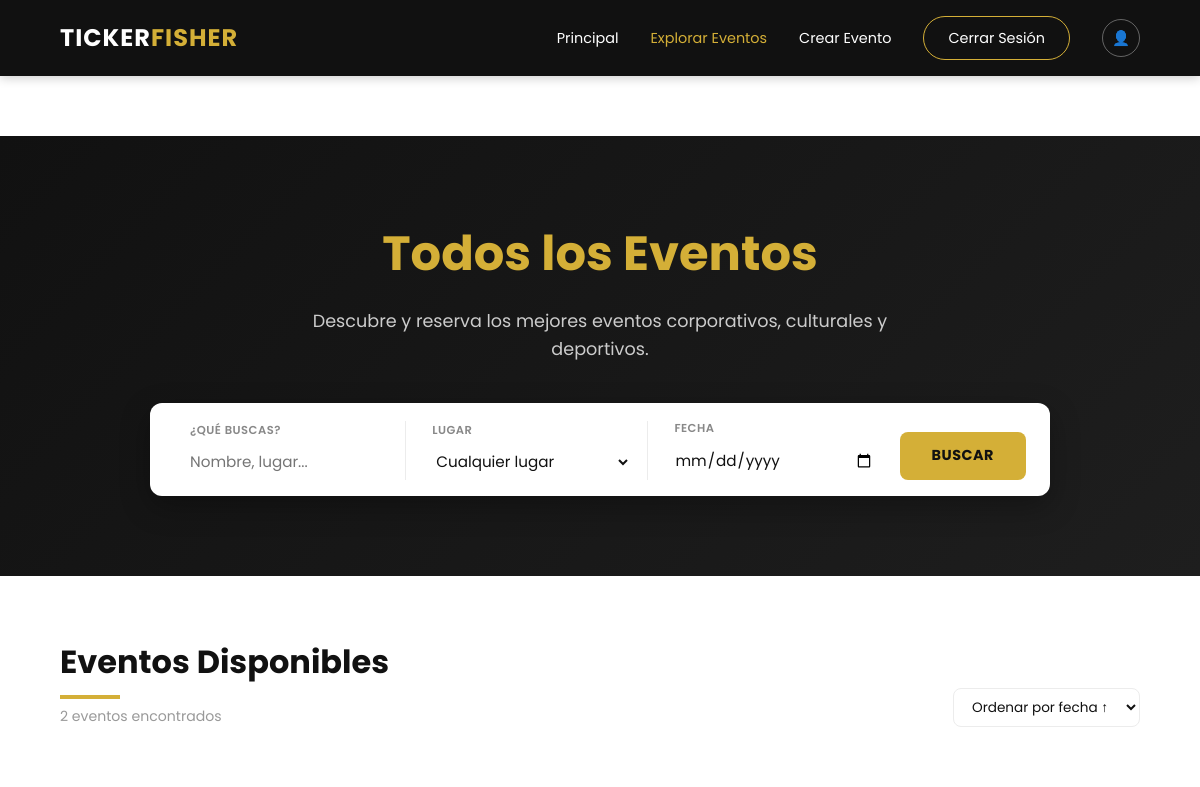
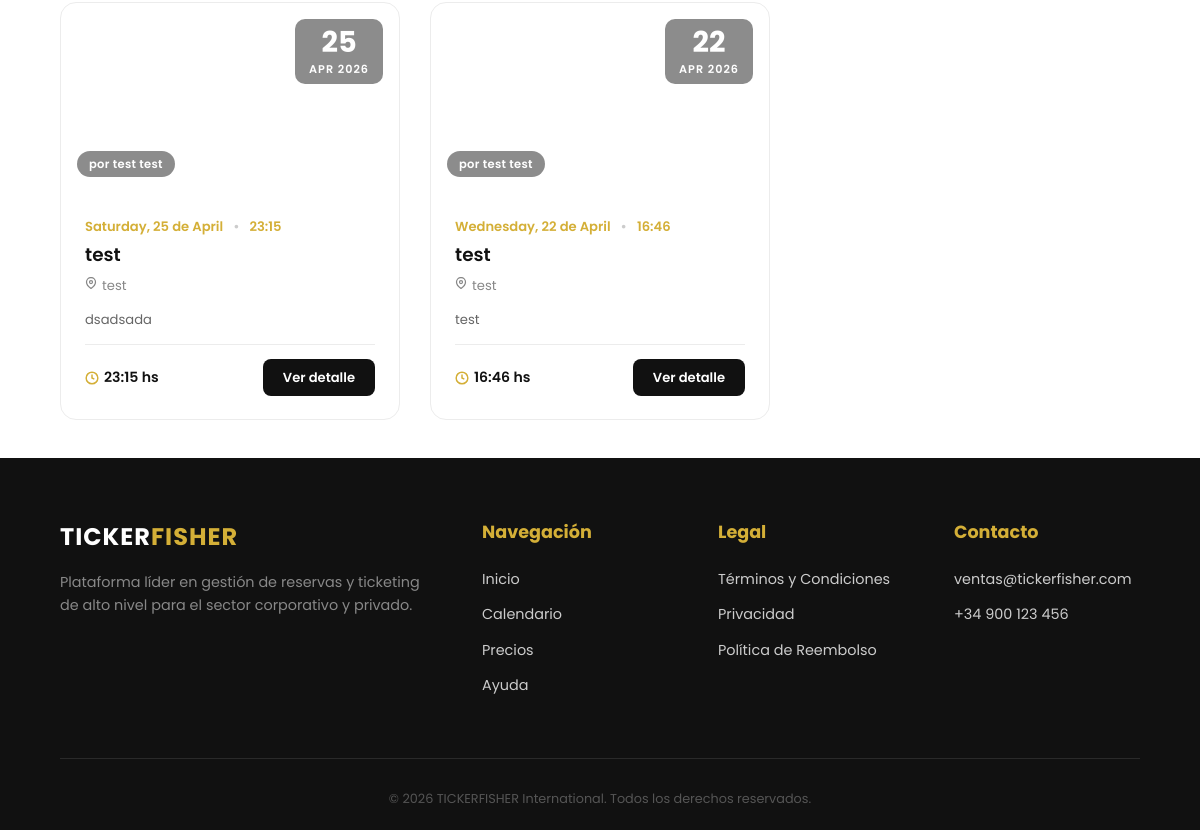
Before: /eventos/?categoria=Empresariales (signed in) with the older database file (2 pictures, top to bottom).
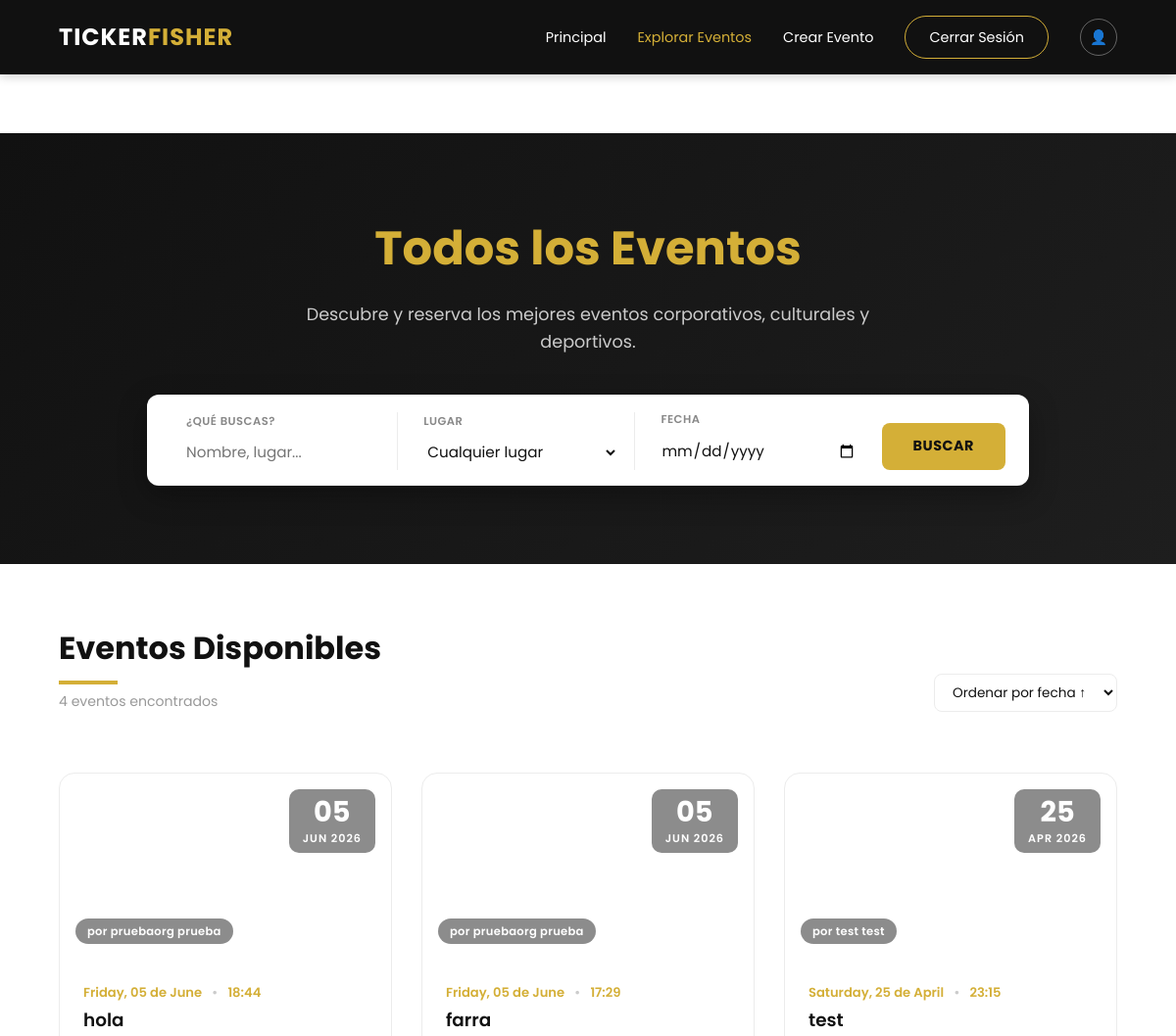
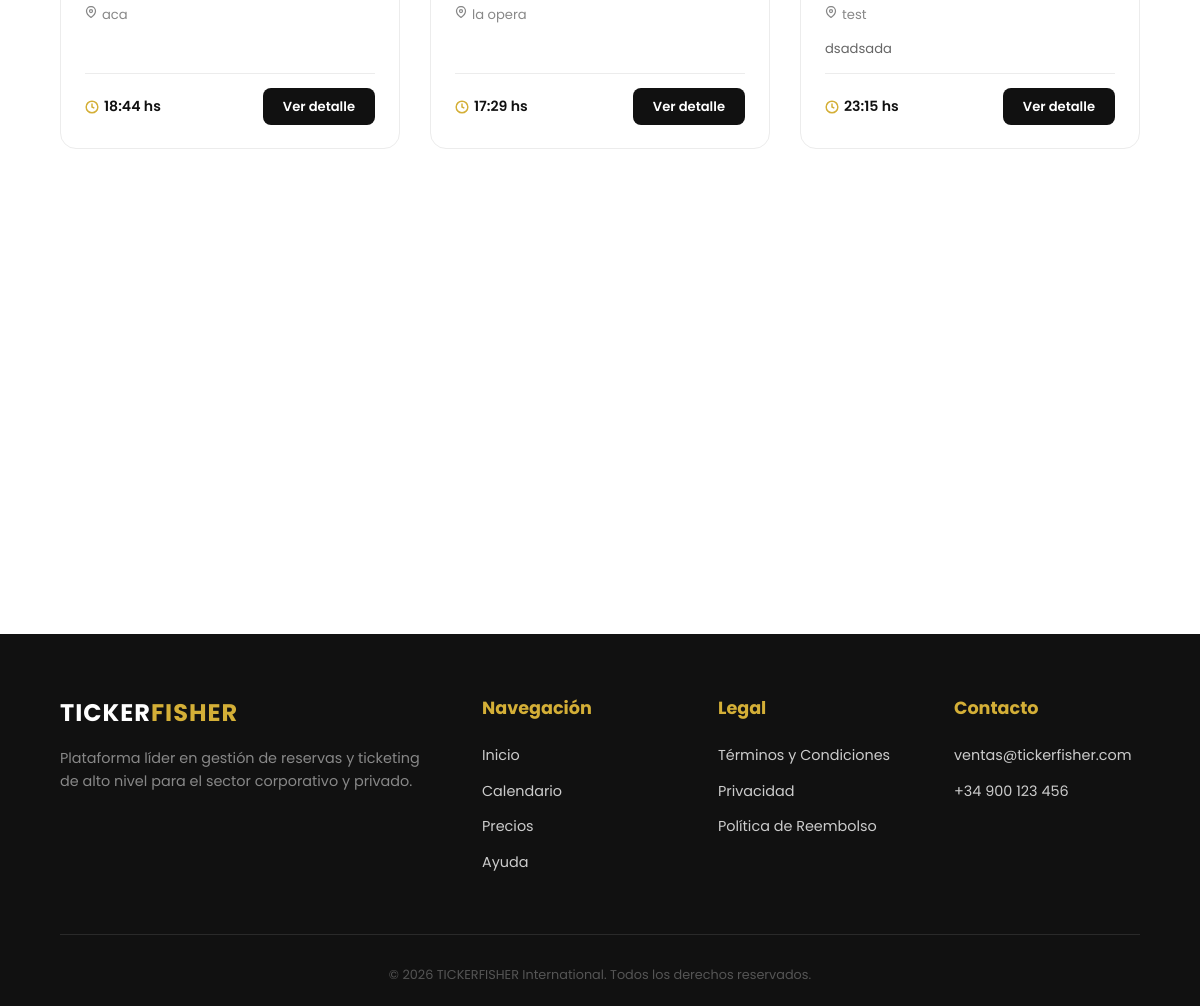
After: the same page with the newer database file (2 pictures, top to bottom).
### apps/events/models.py (models this page shows, shortened)
class Evento(models.Model):
    nombre = models.CharField(max_length=200)
    lugar = models.CharField(max_length=255)
    fecha = models.DateField()
    hora = models.TimeField()
    categoria = models.CharField(
        max_length=50,
        choices=[
            ('Empresariales', 'Empresariales'),
            ('Conciertos', 'Conciertos'),
            ('Deportes', 'Deportes'),
            ('Festivales', 'Festivales'),
        ],
        default='Empresariales'
    )
    precio = models.DecimalField(max_digits=8, decimal_places=2, default=0.00)
    descripcion = models.TextField(blank=True)
    organizador = models.ForeignKey(Usuario, on_delete=models.CASCADE, related_name='eventos')
    fecha_creacion = models.DateTimeField(auto_now_add=True)
    activo = models.BooleanField(default=True)
    capacidad = models.PositiveIntegerField(default=100)  # Capacidad máxima del evento
    class Meta:
        verbose_name = 'Evento'
        verbose_name_plural = 'Eventos'
        ordering = ['-fecha_creacion']

### apps/accounts/models.py (models this page shows, shortened)
class Usuario(AbstractUser):
    rol = models.ForeignKey(Rol, on_delete=models.SET_NULL, null=True, blank=True, related_name='usuarios')
    telefono = models.CharField(max_length=20, blank=True)
    fecha_nacimiento = models.DateField(null=True, blank=True)
    cedula = models.CharField(max_length=20, unique=True, blank=True, null=True)
    genero = models.CharField(
        max_length=10,
        choices=[('M', 'Masculino'), ('F', 'Femenino'), ('O', 'Otro')],
        blank=True
    )
    activo = models.BooleanField(default=True)
    verificado = models.BooleanField(default=False)
    foto_perfil = models.ImageField(upload_to='perfil/', null=True, blank=True)
    fecha_registro = models.DateTimeField(auto_now_add=True)
    ultimo_acceso = models.DateTimeField(null=True, blank=True)
    class Meta:
        verbose_name = 'Usuario'
        verbose_name_plural = 'Usuarios'
        ordering = ['-fecha_registro']
    def es_admin(self):
        return self.is_superuser or (self.rol and self.rol.nombre == 'admin')
    def es_organizador(self):
        return self.is_superuser or (self.rol and self.rol.nombre == 'organizador')

### apps/events/views.py (the view)
# urls.py: path('', views.eventos_list_view, name='list'),
def eventos_list_view(request):
    query = request.GET.get('q', '').strip()
    categoria = request.GET.get('categoria', '').strip()
    lugar = request.GET.get('lugar', '').strip()
    fecha = request.GET.get('fecha', '').strip()
    eventos = Evento.objects.filter(activo=True)
    if categoria:
        eventos = eventos.filter(categoria=categoria)
    elif query:
        eventos = eventos.filter(
            Q(nombre__icontains=query) |
            Q(descripcion__icontains=query) |
            Q(lugar__icontains=query)
        )
    if lugar:
        eventos = eventos.filter(lugar__icontains=lugar)
    if fecha:
        eventos = eventos.filter(fecha=fecha)
    lugares = Evento.objects.filter(activo=True).values_list('lugar', flat=True).distinct().exclude(lugar='')
    total_eventos = eventos.count()
    context = {
        'eventos': eventos,
        'lugares': lugares,
        'categoria': categoria,
        'query': query,
        'lugar_seleccionado': lugar,
        'fecha_seleccionada': fecha,
        'total_eventos': total_eventos,
    }
    return render(request, 'eventos_list.html', context)

### templates/eventos_list.html (shortened to what this page needs)
{% load static %}
<!DOCTYPE html>
<html lang="es">
<head>
    <link rel="stylesheet" href="{% static 'css/style.css' %}">
</head>
<body>
    <nav>
        <a href="{% url 'home' %}" class="logo">TICKER<span>FISHER</span></a>
        <div class="nav-links">
            <a href="http://localhost:8000/">Principal</a>
            <a href="{% url 'events:list' %}" style="color: var(--amarillo-principal);">Explorar Eventos</a>
            {% if user.is_authenticated %}
                {% if user.es_admin %}
                    <a href="{% url 'end_user:mis_tickets' %}">Mis Tickets</a>
                    <a href="{% url 'events:crear_evento' %}">Crear Evento</a>
                {% elif user.es_organizador %}
                    <a href="{% url 'events:crear_evento' %}">Crear Evento</a>
                {% else %}
                    <a href="{% url 'end_user:mis_tickets' %}">Mis Tickets</a>
                {% endif %}
                <a href="{% url 'accounts:logout' %}" class="btn-login">Cerrar Sesión</a>
                <a href="{% url 'accounts:perfil' %}" class="nav-user-icon nav-user-icon-right" title="Mi Perfil">👤</a>
            {% else %}
                <a href="{% url 'accounts:login' %}" class="btn-login">Acceso Cliente</a>
            {% endif %}
        </div>
    </nav>
    <section class="events-hero">
        <h1>Todos los Eventos</h1>
        <p>Descubre y reserva los mejores eventos corporativos, culturales y deportivos.</p>
        <form method="get" action="{% url 'events:list' %}">
            <div class="filter-bar">
                <div class="filter-group">
                    <label>¿Qué buscas?</label>
                    <input type="text" name="q" value="{{ query }}" placeholder="Nombre, lugar...">
                </div>
                <div class="filter-group">
                    <label>Lugar</label>
                    <select name="lugar">
                        <option value="">Cualquier lugar</option>
                    </select>
                </div>
                <div class="filter-group">
                    <label>Fecha</label>
                    <input type="date" name="fecha" value="{{ fecha_seleccionada }}">
                </div>
                <button type="submit" class="btn-filter">BUSCAR</button>
            </div>
        </form>
    </section>
    <section class="events-page">
        <div class="events-page-inner">
            <div class="results-header">
                <div class="title-area">
                    <h2>
                        {% if query or lugar_seleccionado or fecha_seleccionada %}
                            Resultados de búsqueda
                        {% else %}
                            Eventos Disponibles
                        {% endif %}
                    </h2>
                    <div class="underline"></div>
                    <p class="results-count">
                        {{ total_eventos }} evento{{ total_eventos|pluralize }} encontrado{{ total_eventos|pluralize }}
                    </p>
                </div>
                <select class="sort-select" id="sortSelect">
                    <option value="fecha_asc">Ordenar por fecha ↑</option>
                </select>
            </div>
            <div class="events-grid" id="eventsGrid">
                {% for evento in eventos %}
                <div class="event-card"
                     data-fecha="{{ evento.fecha|date:'Y-m-d' }}"
                     data-nombre="{{ evento.nombre }}">
                    <div class="event-banner g{{ forloop.counter0|divisibleby:5|yesno:'0,,' }}{% cycle 'g0' 'g1' 'g2' 'g3' 'g4' %}">
                        <div class="banner-date">
                            <span class="day">{{ evento.fecha|date:"d" }}</span>
                            <span class="month">{{ evento.fecha|date:"M Y" }}</span>
                        </div>
                        <span class="banner-organizer">
                            por {{ evento.organizador.get_full_name|default:evento.organizador.username }}
                        </span>
                    </div>
                    <div class="event-content">
                        <p class="event-meta">
                            {{ evento.fecha|date:"l, d \d\e F" }}
                            <span class="dot">•</span>
                            {{ evento.hora|time:"H:i" }}
                        </p>
                        <h3 class="event-title">{{ evento.nombre }}</h3>
                        <p class="event-location">
                            <svg width="12" height="12" viewBox="0 0 24 24" fill="none"
                                 stroke="currentColor" stroke-width="2.5">
                                <path d="M21 10c0 7-9 13-9 13s-9-6-9-13a9 9 0 0 1 18 0z"/>
                                <circle cx="12" cy="10" r="3"/>
                            </svg>
                            {{ evento.lugar }}
                        </p>
                        {% if evento.descripcion %}
                        <p class="event-description">{{ evento.descripcion }}</p>
                        {% endif %}
                        <div class="event-footer">
                            <span class="event-time">
                                <svg width="14" height="14" viewBox="0 0 24 24" fill="none"
                                     stroke="currentColor" stroke-width="2.5">
                                    <circle cx="12" cy="12" r="10"/>
                                    <polyline points="12 6 12 12 16 14"/>
                                </svg>
                                {{ evento.hora|time:"H:i" }} hs
                            </span>
                            {% if categoria or query or lugar_seleccionado or fecha_seleccionada %}
                                <a href="{% url 'end_user:reservar' evento.pk %}?next={{ request.get_full_path|urlencode }}" class="btn-book">Ver detalle</a>
                            {% else %}
                                <a href="{% url 'events:detail' evento.pk %}" class="btn-book">Ver detalle</a>
                            {% endif %}
                        </div>
                    </div>
                </div>
                {% endfor %}
            </div>
        </div>
    </section>
    <footer>
        <div class="footer-grid">
            <div class="footer-brand">
                <a href="{% url 'home' %}" class="logo">TICKER<span>FISHER</span></a>
                <p>Plataforma líder en gestión de reservas y ticketing de alto nivel para el sector corporativo y privado.</p>
            </div>
            <div class="footer-links">
                <h4>Navegación</h4>
                <ul>
                    <li><a href="{% url 'home' %}">Inicio</a></li>
                    <li><a href="{% url 'events:list' %}">Calendario</a></li>
                    <li><a href="#">Precios</a></li>
                    <li><a href="#">Ayuda</a></li>
                </ul>
            </div>
            <div class="footer-links">
                <h4>Legal</h4>
                <ul>
                    <li><a href="#">Términos y Condiciones</a></li>
                    <li><a href="#">Privacidad</a></li>
                    <li><a href="#">Política de Reembolso</a></li>
                </ul>
            </div>
            <div class="footer-links">
                <h4>Contacto</h4>
                <ul>
                    <li><a href="mailto:ventas@tickerfisher.com">ventas@tickerfisher.com</a></li>
                    <li><a href="tel:+34900123456">+34 900 123 456</a></li>
                </ul>
            </div>
        </div>
        <div class="copy">
            &copy; 2026 TICKERFISHER International. Todos los derechos reservados.
        </div>
    </footer>
</body>
</html>

### static/css/style.css (style rules this page uses)
:root { --amarillo-principal: #D4AF37; --amarillo-suave: #F4E7B5; --amarillo-hover: #C9A227; --negro-principal: #111111; --negro-suave: #1E1E1E; --gris-oscuro: #2A2A2A; --blanco: #FFFFFF; --fondo-alterno: #F8F8F8; --bordes: #ECECEC; --shadow: 0 4px 15px rgba(0, 0, 0, 0.05); --transition: all 0.3s ease; }
* { margin: 0; padding: 0; box-sizing: border-box; }
body { font-family: 'Poppins', sans-serif; background-color: var(--blanco); color: var(--negro-principal); line-height: 1.6; }
.btn-book { background-color: var(--negro-principal); color: var(--blanco); text-decoration: none; padding: 8px 20px; border-radius: 8px; font-size: 0.85rem; transition: var(--transition); border: none; cursor: pointer; }
.btn-login { background-color: transparent; color: var(--blanco); border: 1px solid var(--amarillo-principal); padding: 0.6rem 1.5rem; border-radius: 50px; cursor: pointer; transition: var(--transition); text-decoration: none; display: inline-block; }
.copy { text-align: center; padding-top: 30px; border-top: 1px solid var(--gris-oscuro); font-size: 0.8rem; color: #555; }
.event-card { background: var(--blanco); border-radius: 16px; overflow: hidden; border: 1px solid var(--bordes); transition: var(--transition); }
.event-content { padding: 1.5rem; }
.event-footer { display: flex; justify-content: space-between; align-items: center; padding-top: 15px; border-top: 1px solid var(--bordes); }
.event-title { font-size: 1.25rem; font-weight: 600; margin-bottom: 15px; color: var(--negro-principal); }
.events-grid { display: grid; grid-template-columns: repeat(auto-fill, minmax(300px, 1fr)); gap: 30px; }
.footer-brand p { color: #888; margin-top: 15px; font-size: 0.9rem; }
.footer-grid { display: grid; grid-template-columns: 2fr 1fr 1fr 1fr; gap: 50px; margin-bottom: 50px; }
.footer-links a { color: #ccc; text-decoration: none; font-size: 0.9rem; transition: var(--transition); }
.footer-links h4 { color: var(--amarillo-principal); margin-bottom: 20px; font-size: 1.1rem; }
.footer-links li { margin-bottom: 10px; }
.footer-links ul { list-style: none; }
.logo span { color: var(--amarillo-principal); }
.logo { color: var(--blanco); font-size: 1.5rem; font-weight: 700; letter-spacing: 1px; text-decoration: none; }
.nav-links a { color: var(--blanco); text-decoration: none; font-size: 0.9rem; font-weight: 400; transition: var(--transition); }
.nav-user-icon { width: 38px; height: 38px; display: inline-flex; align-items: center; justify-content: center; border-radius: 50%; border: 1px solid rgba(255, 255, 255, 0.35); color: var(--blanco); text-decoration: none; font-size: 1rem; transition: var(--transition); }
.nav-user-icon-right { margin-left: auto; }
.nav-links { display: flex; gap: 2rem; align-items: center; }
.title-area .underline { width: 60px; height: 4px; background-color: var(--amarillo-principal); }
.title-area h2 { font-size: 2rem; margin-bottom: 10px; }
footer { background-color: var(--negro-principal); color: var(--blanco); padding: 60px 5% 20px; }
nav { background-color: var(--negro-principal); padding: 1rem 5%; display: flex; justify-content: space-between; align-items: center; position: sticky; top: 0; z-index: 1000; box-shadow: 0 2px 10px rgba(0,0,0,0.2); }

Changed rows visible on the page:
no longer on this page (row unchanged): Evento: fecha "22", fecha "APR 2026", organizador.get_full_name "test test", fecha "Wednesday, 22 de April", hora "16:46", nombre "test", lugar "test", descripcion "test"
added Evento: fecha "05", fecha "JUN 2026", organizador.get_full_name "pruebaorg prueba", fecha "Friday, 05 de June", hora "18:44", nombre "hola", lugar "aca"
added Evento: fecha "05", fecha "JUN 2026", organizador.get_full_name "pruebaorg prueba", fecha "Friday, 05 de June", hora "17:29", nombre "farra", lugar "la opera"
Other visible differences:
{{ total_eventos }}: "2" → "4"
